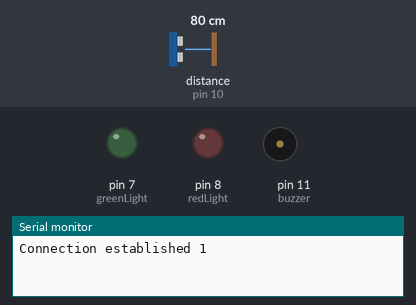
Recording of a sketch running on a simulated Arduino Uno, built with avr-gcc and run on an emulated ATmega328P. Shown: output pins drawn as LEDs (lit = HIGH), buzzer (waves = sounding), the last lines printed to the serial monitor. Inputs (shaded band) come from the test bench; at power-on: distance to the obstacle (sensor on pin 10) 80 cm. The echo pulse lasts 58.3 µs per cm; WiFi joins after 1.5 s; servers stay silent unless stated; uploads are accepted with an empty reply; pins used as bus, display or sensor lines are not drawn.

Above: at 6.2 s.
6.3 s: distance to the obstacle (sensor on pin 10) set to 11 cm
25.0 s: distance to the obstacle (sensor on pin 10) set to 8 cm
At 27.8 s:
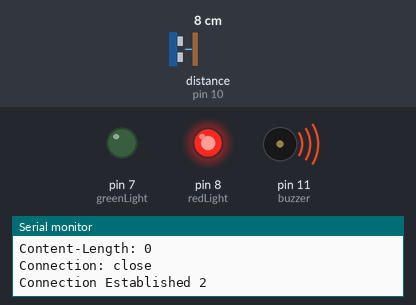
43.7 s: distance to the obstacle (sensor on pin 10) set to 18 cm
At 47.9 s:
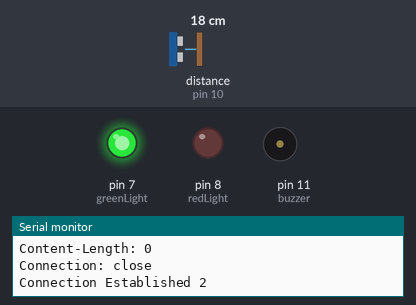
62.4 s: distance to the obstacle (sensor on pin 10) set to 2 cm
At 68.0 s:
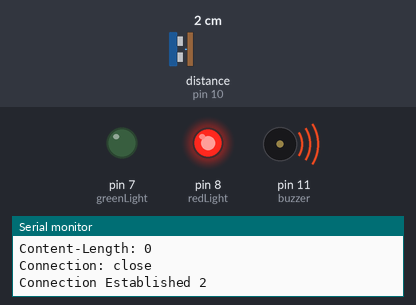
Timing chart, 0 to 69.5 s (numbered marks = the images above; inputs shaded):
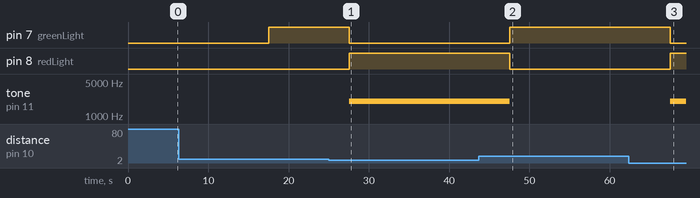

Measured:
- the behaviour switches between 10 and 9 cm on distance to the obstacle (sensor on pin 10) (found by bisection; images 0 and 1)
- after the input at 25.0 s, pin 7 (greenLight): HIGH → LOW after 2.5 s; pin 8 (redLight): LOW → HIGH after 2.5 s; tone on pin 11 (buzzer): silent → 2000 Hz after 2.5 s
- after the input at 43.7 s, pin 7 (greenLight): LOW → HIGH after 3.8 s; pin 8 (redLight): HIGH → LOW after 3.8 s; tone on pin 11 (buzzer): 2000 Hz → silent after 3.8 s
- after the input at 62.4 s, pin 7 (greenLight): HIGH → LOW after 5.1 s; pin 8 (redLight): LOW → HIGH after 5.1 s; tone on pin 11 (buzzer): silent → 2000 Hz after 5.1 s

The sketch:

arduino_code.ino
```cpp
#include <SPI.h>
#include <Ethernet.h>

const int trigPin = 9;
const int echoPin = 10;
const int buzzer = 11;
int redLight= 8;
int greenLight=7;


long duration;
int distance;
int safetyDistance;

byte mac[] = { 0xDE, 0xAD, 0xBE, 0xEF, 0xFE, 0xED };

IPAddress ip(192,168,137,200);

char server[] = "192.168.137.1";

int interrupt=0;

String mod="testing";

String rcv="";

EthernetClient client;

void setup()
{

  Serial.begin(9600);

pinMode(trigPin, OUTPUT);
pinMode(echoPin, INPUT);
pinMode(buzzer, OUTPUT);
pinMode(redLight, OUTPUT);
pinMode(greenLight, OUTPUT);

  Ethernet.begin(mac, ip);

  delay(5000);

}

void httpRequest()
{
  if (client.connect(server, 81))
  {
    Serial.println("Connection established 1");
    client.print(String("GET ") + "/tryjson.php/" + " HTTP/1.1\r\n" + "Host: " + server + "\r\n" + "Connection: close\r\n\r\n");
    unsigned long timeout = millis();
    while (client.available() == 0)
    {
      if (millis() - timeout > 25000)
      {
        return;
      }
    }
    while(client.available())
    {
      String line = client.readStringUntil('\r');
      rcv+=line;
    }
    client.stop();
  }
  else
  {
    Serial.println("Connection failed 1");
  }
  Serial.println("Received string: ");
  Serial.println(rcv);
}

void loop()
{
  if(interrupt==0)
  {
      httpRequest();
      delay(1000);
      if (client.connect(server, 81))
      {
      Serial.println("Connection Established 2");
      client.print("GET /info.php?");
      client.print("request=");
      client.print(mod);
      client.println(" HTTP/1.1");
      client.println("Host: 192.168.137.1");
      client.println("Connection: close");
      client.println();
      client.println();
      client.stop();
      }
      else
      {
        Serial.println("Connection failed 2");
      }
  }
  interrupt++;
  delay(10000);

  pinMode(trigPin, OUTPUT);
pinMode(echoPin, INPUT);
pinMode(buzzer, OUTPUT);
pinMode(redLight, OUTPUT);
pinMode(greenLight, OUTPUT);
Serial.begin(9600);

digitalWrite(trigPin, LOW);
delayMicroseconds(2);

digitalWrite(redLight, HIGH);
digitalWrite(greenLight, HIGH);

digitalWrite(trigPin, HIGH);
delayMicroseconds(10);
digitalWrite(trigPin, LOW);

duration = pulseIn(echoPin, HIGH);

distance= duration*0.034/2;

safetyDistance = distance;
if (safetyDistance <= 8){
tone(buzzer, 2000);
digitalWrite(redLight, HIGH);
digitalWrite(greenLight, LOW);
}
else{
noTone(buzzer);
digitalWrite(redLight, LOW);
digitalWrite(greenLight, HIGH);
}
}
```
